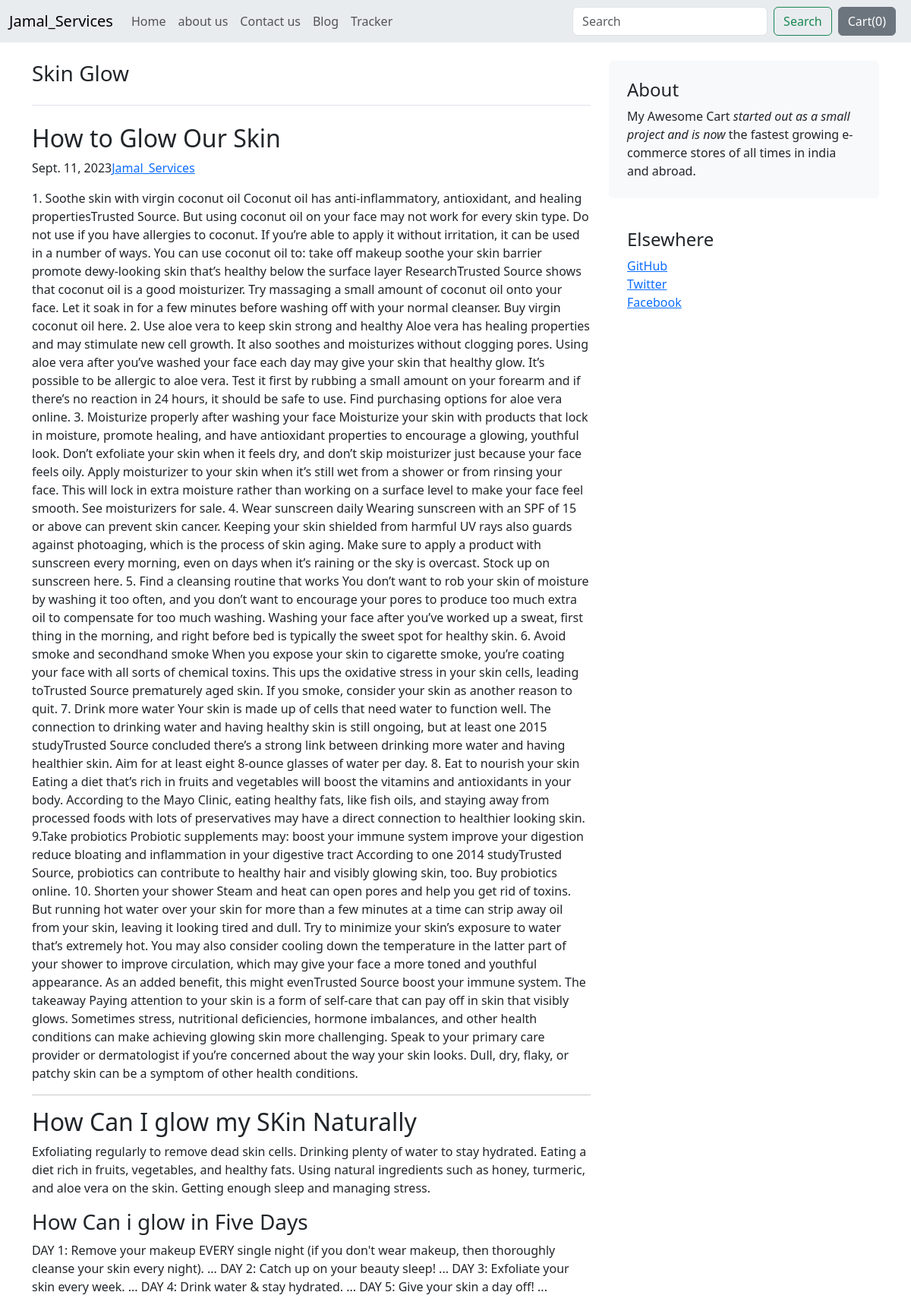
The page /blog/blogpost/1 on the database its author committed.
### blog/models.py (models this page shows, shortened)
class Blogpost(models.Model):
    post_id=models.AutoField(primary_key=True)
    title=models.CharField(max_length=500)
    head0=models.CharField(max_length=500,default="")
    chead0=models.CharField(max_length=5000,default="")
    head1=models.CharField(max_length=500,default="")
    chead1=models.CharField(max_length=5000,default="")
    head2=models.CharField(max_length=500,default="")
    chead2=models.CharField(max_length=5000,default="")
    pub_date=models.DateField()
    thumbnail=models.ImageField(upload_to='shop/images',default="")

### blog/views.py (the view)
# urls.py: path('blogpost/<int:id>',views.blogpost,name='blogPost')
def blogpost(request , id):
    post=Blogpost.objects.filter(post_id=id)[0]
    return render (request , 'blog/blogpost.html',{'post':post})

### blog/templates/blog/blogpost.html (shortened to what this page needs)
{% extends 'blog/basic.html' %}
{% block body %}
<div class="container">
    <div class="row mt-4">
        <div class="col-md-8 blog-main">
            <h3 class="pb-4 mb-4 font-italic border-bottom">
                {{post.title}}
            </h3>
            <div class="blog-post">
                <h2 class="blog-post-title">{{post.head0}}</h2>
                <p class="blog-post-meta">{{post.pub_date}}<a href="#">Jamal_Services</a></p>
                <p>{{post.chead0}}</p>
                <hr>
                <h2>{{post.head1}}</h2>
                <p>{{post.chead1}}</p>
                <h3>{{post.head2}}</h3>
                <p>{{post.chead2}}</p>
            </div>
        </div>
        <aside class="col-md-4 blog-sidebar">
            <div class="p-4 mb-3 bg-light rounded">
                <h4 class="font-italic">About</h4>
                <p class="mb-0">My Awesome Cart <em>started out as a small project and is now</em> the fastest growing e-commerce stores of all times in india and abroad.</p>
            </div>
            <div class="p-4">
                <h4 class="font-italic">Elsewhere</h4>
                <ol class="list-unstyled">
                    <li><a href="#">GitHub</a></li>
                    <li><a href="#">Twitter</a></li>
                    <li><a href="#">Facebook</a></li>
                </ol>
            </div>
        </aside>
    </div>
</div>
{% endblock %}

### rows shown on the page
Blogpost: title "Skin Glow", head0 "How to Glow Our Skin", pub_date "Sept. 11, 2023", chead0 "1. Soothe skin with virgin coconut oil Coconut oil has anti-inflammatory, antioxidant, and healing propertiesTrusted Source. But using coconut oil on your face may not work for every skin type. Do not use if you have allergies to coconut. If you’re able to apply it without irritation, it can be used in a number of ways. You can use coconut oil to: take off makeup soothe your skin barrier promote dewy-looking skin that’s healthy below the surface layer ResearchTrusted Source shows that coconut oil is a good moisturizer. Try massaging a small amount of coconut oil onto your face. Let it soak in for a few minutes before washing off with your normal cleanser. Buy virgin coconut oil here. 2. Use…", head1 "How Can I glow my SKin Naturally", chead1 "Exfoliating regularly to remove dead skin cells. Drinking plenty of water to stay hydrated. Eating a diet rich in fruits, vegetables, and healthy fats. Using natural ingredients such as honey, turmeric, and aloe vera on the skin. Getting enough sleep and managing stress.", head2 "How Can i glow in Five Days", chead2 "DAY 1: Remove your makeup EVERY single night (if you don't wear makeup, then thoroughly cleanse your skin every night). ... DAY 2: Catch up on your beauty sleep! ... DAY 3: Exfoliate your skin every week. ... DAY 4: Drink water & stay hydrated. ... DAY 5: Give your skin a day off! ..."
